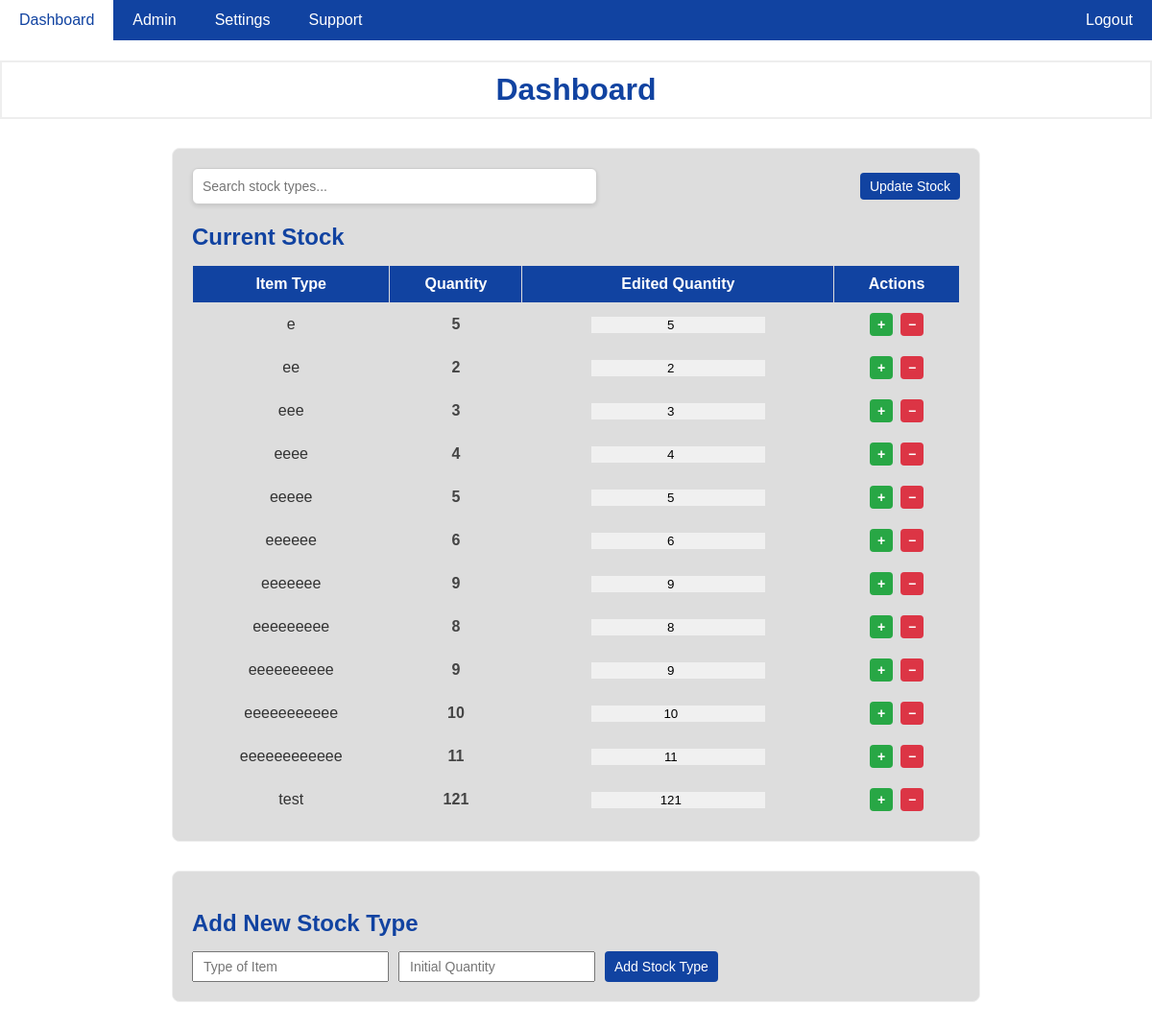
The app's page / (signed in), older data.
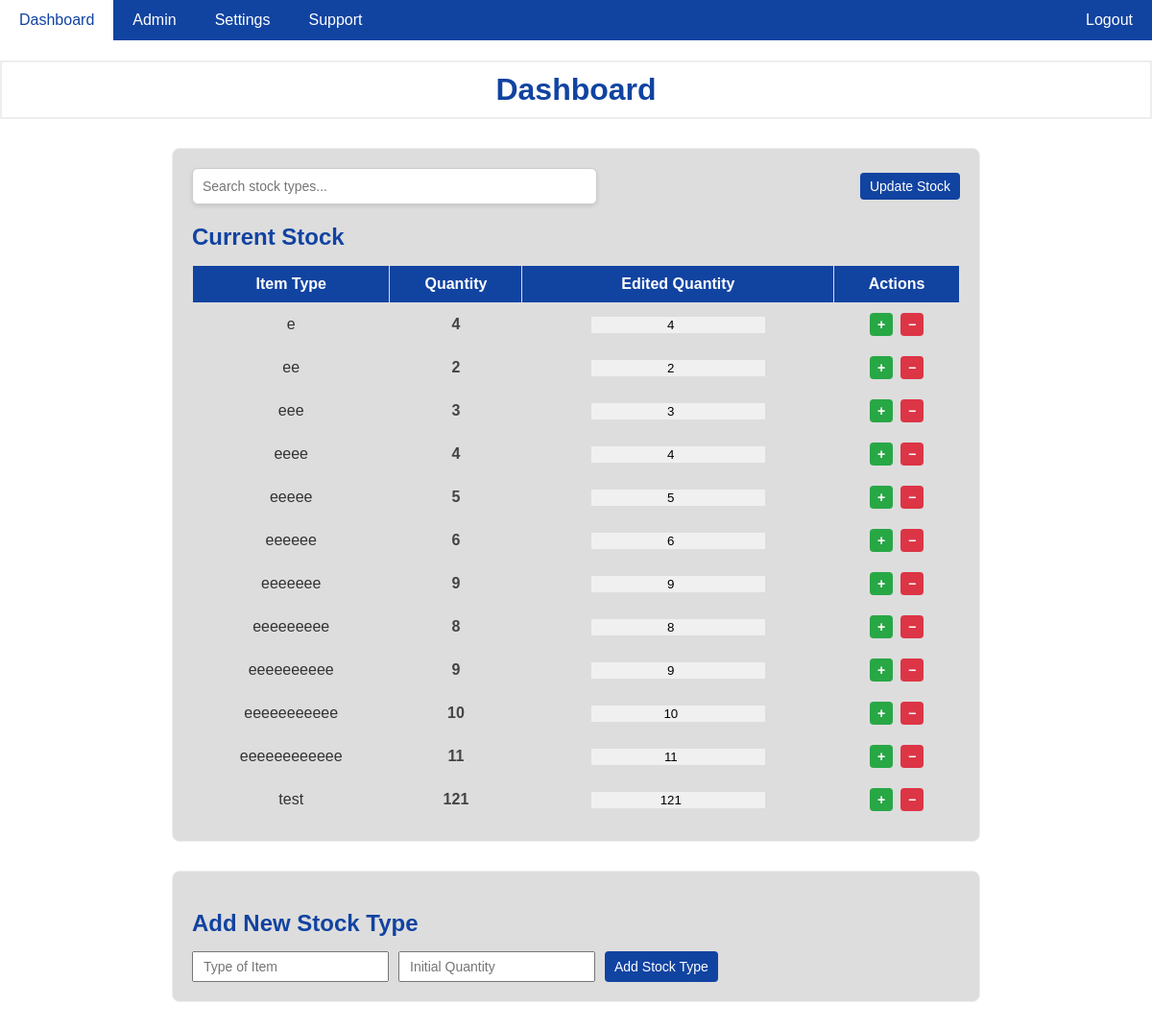
The same page, newer data.
### tables this page shows
CREATE TABLE stock (
            id INTEGER PRIMARY KEY AUTOINCREMENT,
            type TEXT NOT NULL,
            quantity INTEGER NOT NULL DEFAULT 1
        );

### app/routes/dashboard.py (the view)
@dashboard_bp.route('/')
def dashboard():
    if 'user_id' not in session:
        return redirect(url_for('auth.login'))
    conn = get_db_connection()
    cursor = conn.cursor()
    cursor.execute('SELECT * FROM stock')
    stock_items = cursor.fetchall()
    conn.close()
    return render_template('dashboard.html', stock_items=stock_items, session=session)

### app/db.py (called while the page is built)
def get_db_connection():
    if 'db' not in g:
        g.db = sqlite3.connect(current_app.config['DATABASE_PATH'])
        g.db.row_factory = sqlite3.Row
    return g.db

### SSClient/templates/dashboard.html (shortened to what this page needs)
<!DOCTYPE html>
<html lang="en">
<head>
    <link rel="stylesheet" href="{{ url_for('static', filename='css/style.css') }}">
</head>
<body>
    <div class="navbar">
        <a href="/">Dashboard</a>
        {% if session.get('privilege') == 'admin' %}
            <a href="/admin">Admin</a>
        {% endif %}
        <a href="/settings">Settings</a>
        <a href="/support">Support</a>
        {% if 'user_id' in session %}
            <a id="logout" href="/logout">Logout</a>
        {% endif %}
    </div>
    <h1>Dashboard</h1>
    <section class="stock-display">
        <div class="stock-toolbar">
            <div class="stock-search-bar">
                <input
                    type="text"
                    id="stock-search"
                    placeholder="Search stock types..."
                    oninput="filterStockTable()"
                >
            </div>
            {% if session.get('privilege') in ['admin', 'store team'] %}
                <form method="POST" action="/update_stock_batch" onsubmit="prepareUpdateData(event)">
                    <button type="submit">Update Stock</button>
                </form>
            {% endif %}
        </div>
        <h2>Current Stock</h2>
        <table class="stock-table">
            <thead>
                <tr>
                    <th>Item Type</th>
                    <th>Quantity</th>
                    {% if session.get('privilege') in ['admin', 'store team'] %}
                        <th>Edited Quantity</th>
                        <th>Actions</th>
                    {% endif %}
                </tr>
            </thead>
            <tbody>
                {% for item in stock_items %}
                <tr data-item-id="{{ item.id }}">
                    <td>{{ item.type }}</td>
                    <td class="saved-quantity">{{ item.quantity }}</td>
                    {% if session.get('privilege') in ['admin', 'store team'] %}
                        <td>
                            <input type="number"
                                value="{{ item.quantity }}"
                                min="0"
                                class="quantity-input"
                                data-original="{{ item.quantity }}">
                        </td>
                        <td>
                            <div class="quantity-btn-group">
                                <button type="button" class="quantity-btn plus" onclick="changeQuantity(this, 1)">+</button>
                                <button type="button" class="quantity-btn minus" onclick="changeQuantity(this, -1)">−</button>
                            </div>
                        </td>
                    {% endif %}
                </tr>
                {% endfor %}
            </tbody>
        </table>
    </section>
    {% if session.get('privilege') in ['admin', 'store team'] %}
    <section class="add-stock">
        <h2>Add New Stock Type</h2>
        <form id="add-stock-form" method="POST" action="/add_stock_type">
            <input type="text" id="new-type-input" name="new_type" placeholder="Type of Item" required>
            <input type="number" id="initial-quantity-input" name="initial_quantity" placeholder="Initial Quantity" required min="1">
            <button type="submit">Add Stock Type</button>
        </form>
    </section>
    {% endif %}
</body>
</html>

Row changes from the older to the newer data that the page shows:
changed stock (number 1 of 12 on the later page): quantity "5" → "4"
